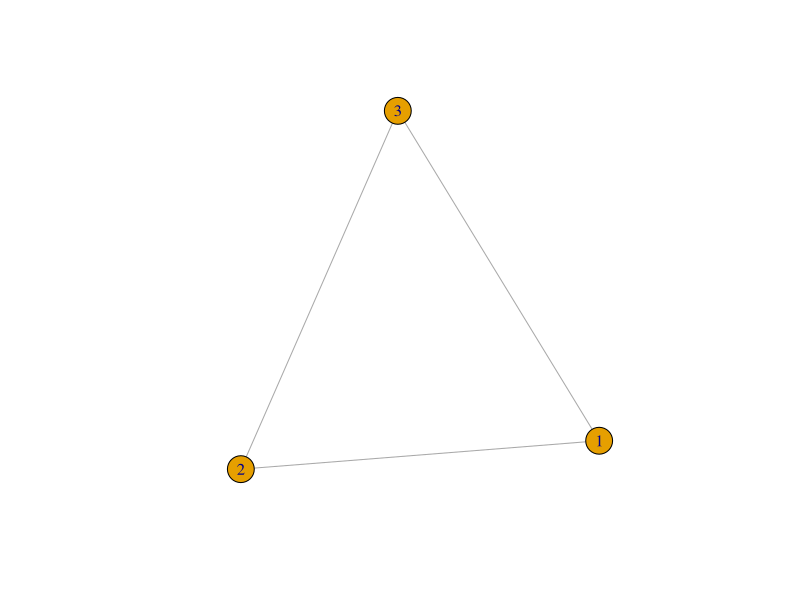
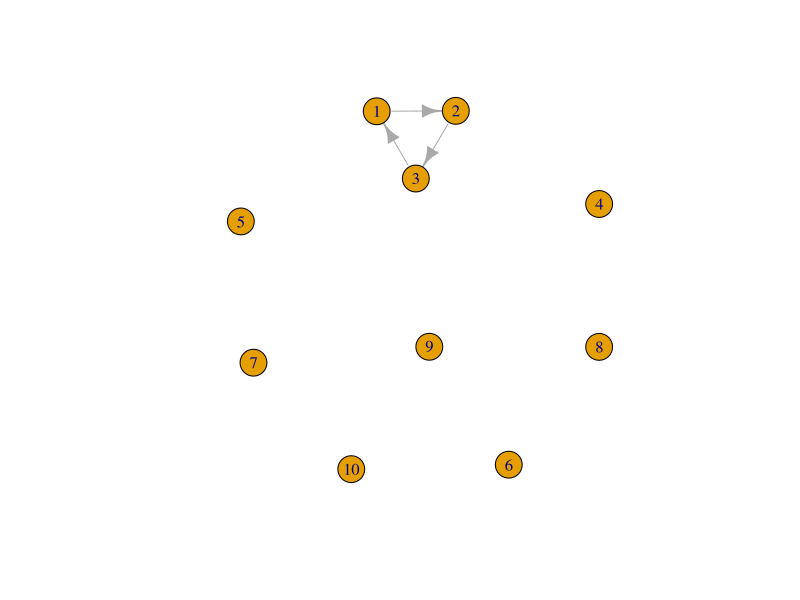
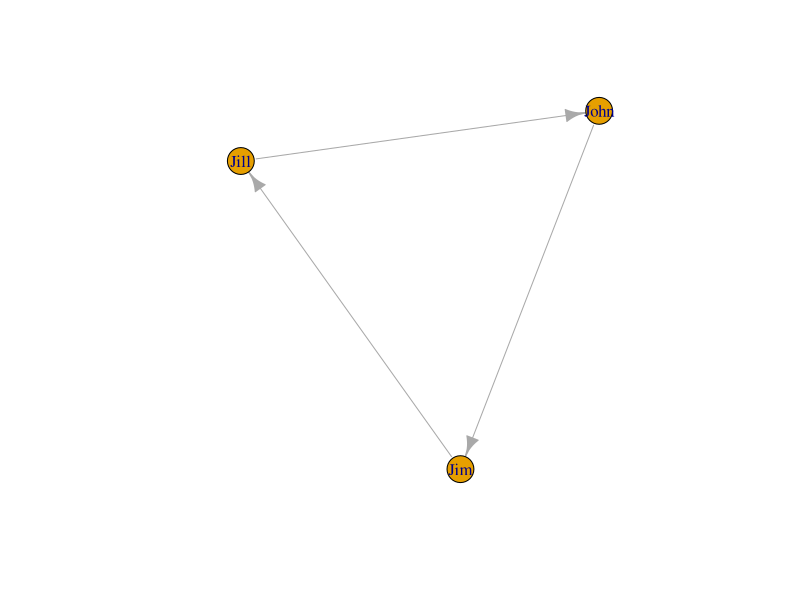
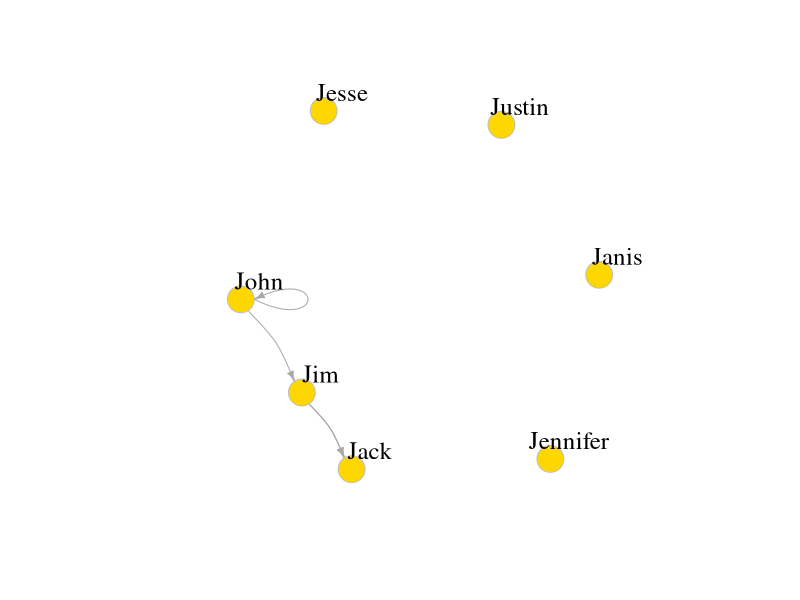
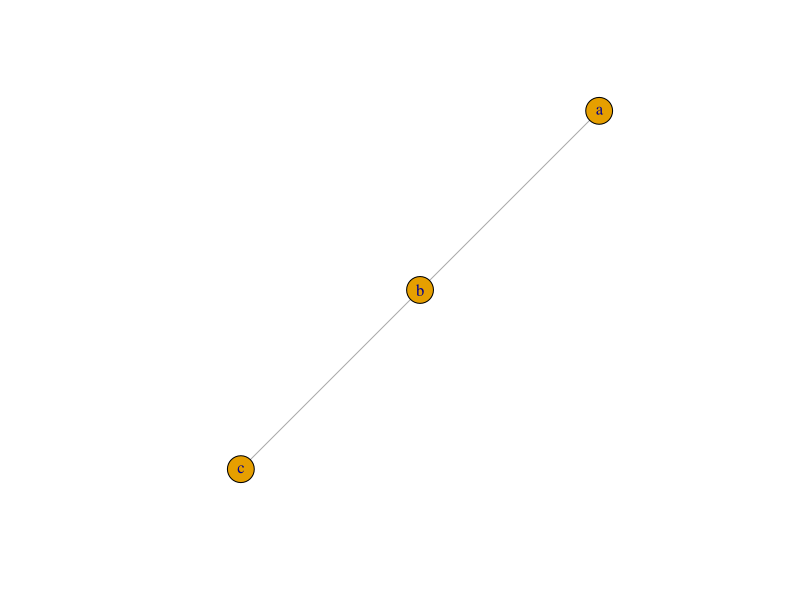
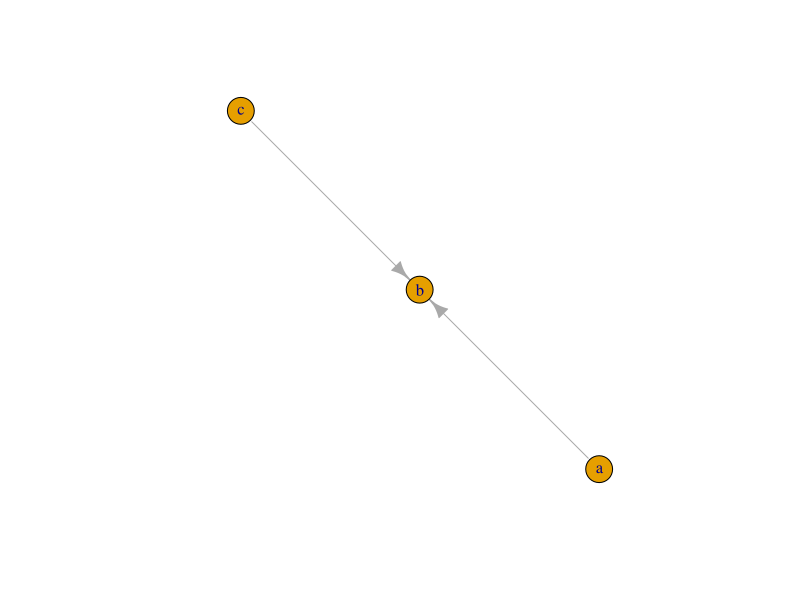
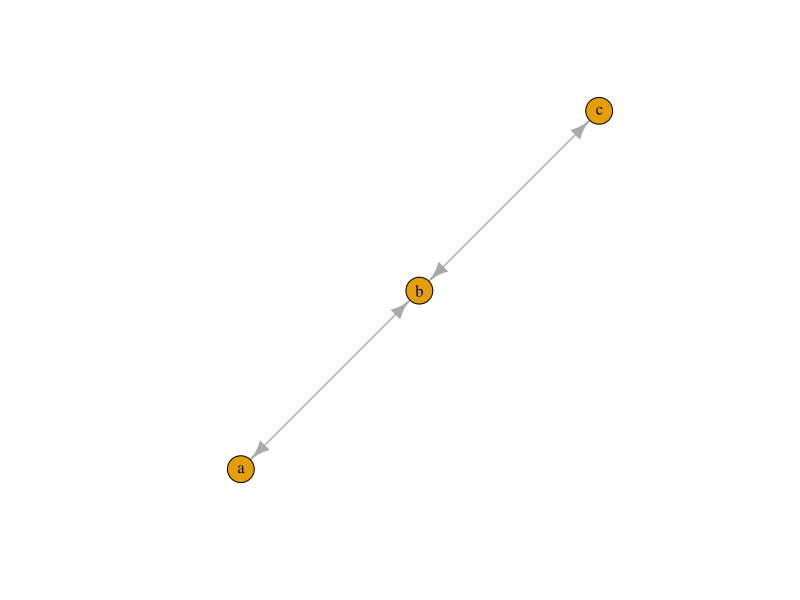
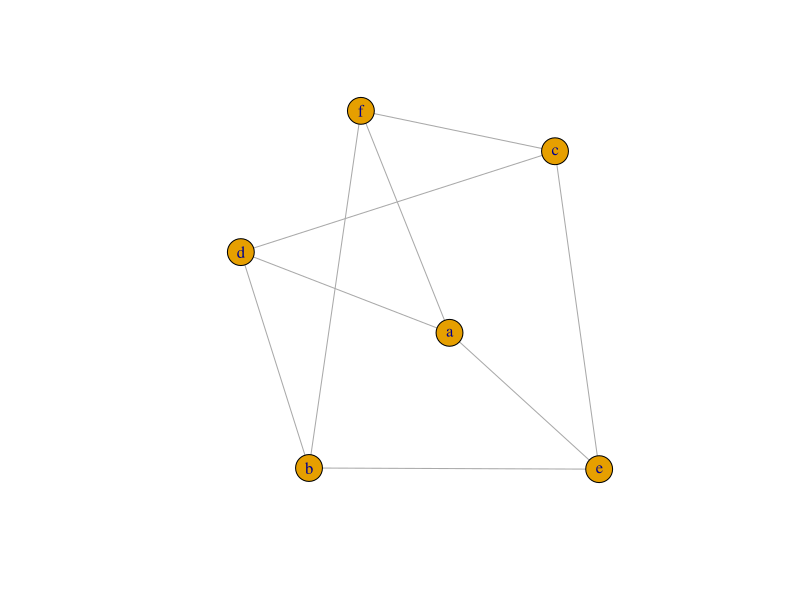

The R source for these figures, in order:
## Network Analysis
## Date: 21.06.2020
## Tanay Mukherjee

# Remove all the objects we created so far.
rm(list = ls()) 

# Load [Libraries]ackages
library(igraph)

#-------Create networks--------

g1 <- graph( edges=c(1,2, 2,3, 3,1), n=3, directed=F ) # an undirected graph with 3 edges
# The numbers are interpreted as vertex IDs, so the edges are 1-->2, 2-->3, 3-->1
plot(g1) # A simple plot of the network - we'll talk more about plots later
class(g1)
g1

g2 <- graph( edges=c(1,2, 2,3, 3,1), n=10 ) # now with 10 vertices, and directed by default
plot(g2)   
g2

g3 <- graph( c("John", "Jim", "Jim", "Jill", "Jill", "John")) # named vertices
# When the edge list has vertex names, the number of nodes is not needed
plot(g3)
g3

g4 <- graph( c("John", "Jim", "Jim", "Jack", "Jim", "Jack", "John", "John"), 
             isolates=c("Jesse", "Janis", "Jennifer", "Justin") )  
# In named graphs we can specify isolates by providing a list of their names.

plot(g4, edge.arrow.size=.5, vertex.color="gold", vertex.size=15, 
     vertex.frame.color="gray", vertex.label.color="black", 
     vertex.label.cex=1.5, vertex.label.dist=2, edge.curved=0.2) 

# Small graphs can also be generated with a description of this kind:
# '-' for undirected tie, "+-' or "-+" for directed ties pointing left & right, 
# "++" for a symmetric tie, and ":" for sets of vertices

plot(graph_from_literal(a---b, b---c)) # the number of dashes doesn't matter
plot(graph_from_literal(a--+b, b+--c))
plot(graph_from_literal(a+-+b, b+-+c)) 
plot(graph_from_literal(a:b:c---d:f:e))

gl <- graph_from_literal(a-b-c-d-e-f, a-g-h-b, h-e:f:i, j)
plot(gl)



#  ------->> Edge, vertex, and network attributes --------

# Access vertices and edges:
E(g4) # The edges of the object
V(g4) # The vertices of the object


# You can examine the network matrix directly:
g4[]
g4[1,] 

# Add attributes to the network, vertices, or edges:
V(g4)$name # automatically generated when we created the network.
V(g4)$gender <- c("male", "male", "male", "male", "female", "female", "male")
E(g4)$type <- "email" # Edge attribute, assign "email" to all edges
E(g4)$weight <- 10    # Edge weight, setting all existing edges to 10

# Examine attributes
edge_attr(g4)
vertex_attr(g4)
graph_attr(g4)

# Another way to set attributes
# (you can similarly use set_edge_attr(), set_vertex_attr(), etc.)
g4 <- set_graph_attr(g4, "name", "Email Network")
g4 <- set_graph_attr(g4, "something", "A thing")

graph_attr_names(g4)
graph_attr(g4, "name")
graph_attr(g4)

g4 <- delete_graph_attr(g4, "something")
graph_attr(g4)

plot(g4, edge.arrow.size=.5, vertex.label.color="black", vertex.label.dist=1.5,
     vertex.color=c( "pink", "skyblue")[1+(V(g4)$gender=="male")] ) 

# g4 has two edges going from Jim to Jack, and a loop from John to himself.
# We can simplify our graph to remove loops & multiple edges between the same nodes.
# Use 'edge.attr.comb' to indicate how edge attributes are to be combined - possible 
# options include "sum", "mean", "prod" (product), min, max, first/last (selects 
# the first/last edge's attribute). Option "ignore" says the attribute should be 
# disregarded and dropped.

g4s <- simplify( g4, remove.multiple = T, remove.loops = F, 
                 edge.attr.comb=list(weight="sum", type="ignore") )
plot(g4s, vertex.label.dist=1.5)
g4s

# Let's take a look at the description of the igraph object.
# Those will typically start with up to four letters:
# 1. D or U, for a directed or undirected graph
# 2. N for a named graph (where nodes have a name attribute)
# 3. W for a weighted graph (where edges have a weight attribute)
# 4. B for a bipartite (two-mode) graph (where nodes have a type attribute)
#
# The two numbers that follow refer to the number of nodes and edges in the graph. 
# The description also lists graph, node & edge attributes, for example:
# (g/c) - graph-level character attribute
# (v/c) - vertex-level character attribute
# (e/n) - edge-level numeric attribute

